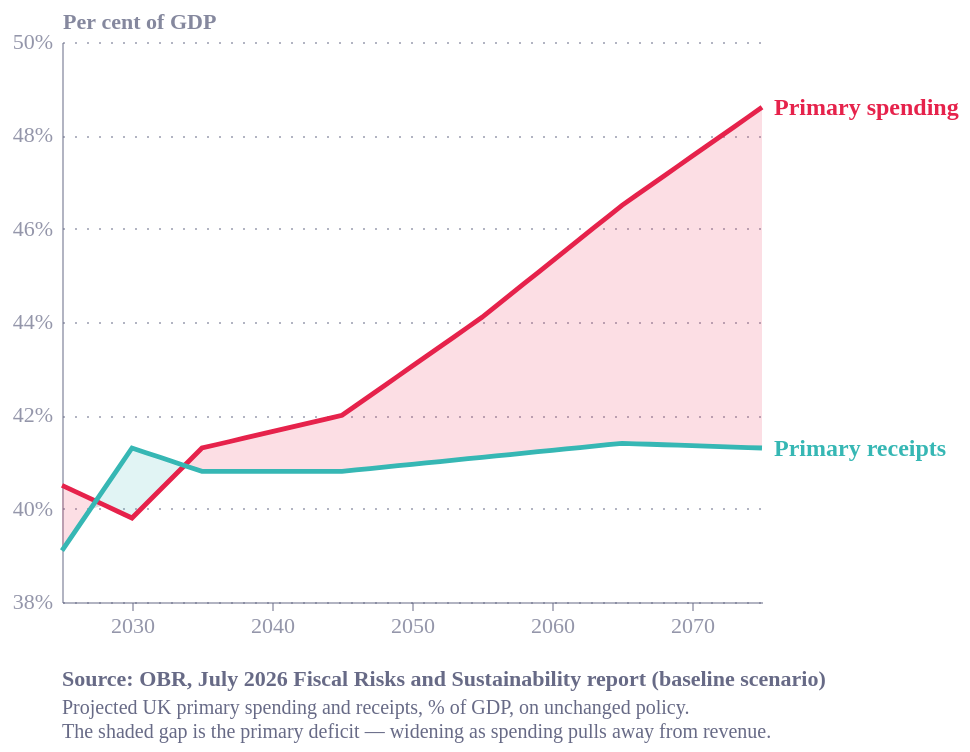

Express this chart as Vega-Lite.
### Vega-Lite specification from a JSON file in a GitHub repository (floating-point values rounded to 4 significant figures)
{"config": {"font": "Circular Std", "text": {"color": "#676A86", "align": "left", "baseline": "middle", "dx": 7, "dy": 0, "fontSize": 11}, "view": {"stroke": "transparent", "continuousWidth": 400, "continuousHeight": 300, "discreteWidth": 400, "discreteHeight": 300, "fill": "transparent"}, "range": {"category": ["#36B7B4", "#E6224B", "#F4C245", "#0063AF", "#00A767", "#179FDB", "#EB5C2E"], "diverging": ["#E6224B", "#E54753", "#C9C9C9", "#179FDB", "#122B39"], "heatmap": ["#C9C9C9", "#179FDB", "#0063AF", "#122B39"], "ordinal": ["#00A767", "#36B7B4", "#179FDB", "#0063AF", "#243B5A"]}, "bar": {"color": "#179fdb"}, "line": {"color": "#e6224b"}, "rule": {"color": "#676A86"}, "area": {"opacity": 0.3}, "point": {"filled": true, "size": 80, "color": "#e6224b", "opacity": 0.95}, "geoshape": {"stroke": "white", "strokeWidth": 0.3}, "rect": {"fill": "#d6d4d4", "opacity": 0.3}, "axis": {"labelColor": "#676A86", "labelFontSize": 11, "labelFont": "Circular Std", "labelOpacity": 0.7, "tickColor": "#676A86", "tickOpacity": 0.5, "domainColor": "#676A86", "domainOpacity": 0.5, "gridColor": "#676A86", "gridDash": [2, 2], "gridOpacity": 0.5, "title": null, "titleColor": "#676A86", "titleOpacity": 0.8, "tickSize": 4}, "axisXDiscrete": {"grid": false, "labelAngle": 0, "tickCount": 10, "tickOpacity": 0.5, "title": null}, "axisYDiscrete": {"ticks": false, "labelPadding": 5}, "axisXTemporal": {"grid": false, "ticks": true}, "axisXQuantitative": {"grid": true}, "axisYQuantitative": {"gridColor": "#676A86", "gridDash": [1, 5], "gridOpacity": 0.5, "ticks": false, "labelPadding": 5, "tickCount": 8, "titleAngle": 0, "titleAlign": "left", "titleBaseline": "bottom", "titleX": 0, "titleY": -5}, "title": {"color": "#676A86E6", "subtitleColor": "#676A86", "font": "Circular Std", "subtitleFont": "Circular Std", "anchor": "start", "fontSize": 14, "subtitleFontSize": 12, "subtitlePadding": 4, "offset": 0, "frame": "group"}, "legend": {"titleColor": "#122b39", "title": null, "labelColor": "#122b39", "labelFontSize": 11}, "background": "white"}, "layer": [{"mark": {"type": "area", "color": "#E6224B", "opacity": 0.15}, "encoding": {"x": {"axis": {"format": "%Y", "tickCount": 7}, "field": "date", "title": null, "type": "temporal"}, "y": {"axis": {"labelExpr": "datum.label + '%'"}, "field": "lo", "scale": {"domain": [38, 50]}, "title": "Per cent of GDP", "type": "quantitative"}, "y2": {"field": "spend"}}}, {"mark": {"type": "area", "color": "#36B7B4", "opacity": 0.15}, "encoding": {"x": {"field": "date", "type": "temporal"}, "y": {"field": "lo_s", "scale": {"domain": [38, 50]}, "type": "quantitative"}, "y2": {"field": "recp"}}}, {"data": {"name": "data-7c92474e592a6c0a80cab001ec5647d2"}, "mark": {"type": "line", "strokeWidth": 2.4}, "encoding": {"color": {"field": "series", "legend": null, "type": "nominal"}, "detail": {"field": "series", "type": "nominal"}, "x": {"field": "date", "type": "temporal"}, "y": {"field": "pct", "scale": {"domain": [38, 50]}, "type": "quantitative"}}}, {"data": {"name": "data-7c92474e592a6c0a80cab001ec5647d2"}, "mark": {"type": "text", "align": "left", "dx": 6, "fontSize": 12, "fontWeight": "bold"}, "encoding": {"color": {"field": "series", "legend": null, "type": "nominal"}, "text": {"aggregate": {"argmax": "date"}, "field": "series", "type": "nominal"}, "x": {"aggregate": "max", "field": "date", "type": "temporal"}, "y": {"aggregate": {"argmax": "date"}, "field": "pct", "type": "quantitative"}}}], "data": {"name": "data-58923ec17353895b804ebe3329171173"}, "height": 280, "title": {"text": "Source: OBR, July 2026 Fiscal Risks and Sustainability report (baseline scenario)", "anchor": "start", "color": "#676A86", "dy": 12, "fontSize": 11, "orient": "bottom", "subtitle": ["Projected UK primary spending and receipts, % of GDP, on unchanged policy.", "The shaded gap is the primary deficit — widening as spending pulls away from revenue."], "subtitleColor": "#676A86", "subtitleFontSize": 10}, "width": 350, "$schema": "https://vega.github.io/schema/vega-lite/v6.4.1.json", "datasets": {"data-58923ec17353895b804ebe3329171173": [{"year": 2025, "spend": 40.5, "recp": 39.1, "date": "2025-01-01T00:00:00", "lo": 39.1, "lo_s": 39.1}, {"year": 2026, "spend": 40.36, "recp": 39.54, "date": "2026-01-01T00:00:00", "lo": 39.54, "lo_s": 39.54}, {"year": 2027, "spend": 40.22, "recp": 39.98, "date": "2027-01-01T00:00:00", "lo": 39.98, "lo_s": 39.98}, {"year": 2028, "spend": 40.08, "recp": 40.42, "date": "2028-01-01T00:00:00", "lo": 40.08, "lo_s": 40.08}, {"year": 2029, "spend": 39.94, "recp": 40.86, "date": "2029-01-01T00:00:00", "lo": 39.94, "lo_s": 39.94}, {"year": 2030, "spend": 39.8, "recp": 41.3, "date": "2030-01-01T00:00:00", "lo": 39.8, "lo_s": 39.8}, {"year": 2031, "spend": 40.1, "recp": 41.2, "date": "2031-01-01T00:00:00", "lo": 40.1, "lo_s": 40.1}, {"year": 2032, "spend": 40.4, "recp": 41.1, "date": "2032-01-01T00:00:00", "lo": 40.4, "lo_s": 40.4}, {"year": 2033, "spend": 40.7, "recp": 41.0, "date": "2033-01-01T00:00:00", "lo": 40.7, "lo_s": 40.7}, {"year": 2034, "spend": 41.0, "recp": 40.9, "date": "2034-01-01T00:00:00", "lo": 40.9, "lo_s": 40.9}, {"year": 2035, "spend": 41.3, "recp": 40.8, "date": "2035-01-01T00:00:00", "lo": 40.8, "lo_s": 40.8}, {"year": 2036, "spend": 41.37, "recp": 40.8, "date": "2036-01-01T00:00:00", "lo": 40.8, "lo_s": 40.8}, {"year": 2037, "spend": 41.44, "recp": 40.8, "date": "2037-01-01T00:00:00", "lo": 40.8, "lo_s": 40.8}, {"year": 2038, "spend": 41.51, "recp": 40.8, "date": "2038-01-01T00:00:00", "lo": 40.8, "lo_s": 40.8}, {"year": 2039, "spend": 41.58, "recp": 40.8, "date": "2039-01-01T00:00:00", "lo": 40.8, "lo_s": 40.8}, {"year": 2040, "spend": 41.65, "recp": 40.8, "date": "2040-01-01T00:00:00", "lo": 40.8, "lo_s": 40.8}, {"year": 2041, "spend": 41.72, "recp": 40.8, "date": "2041-01-01T00:00:00", "lo": 40.8, "lo_s": 40.8}, {"year": 2042, "spend": 41.79, "recp": 40.8, "date": "2042-01-01T00:00:00", "lo": 40.8, "lo_s": 40.8}, {"year": 2043, "spend": 41.86, "recp": 40.8, "date": "2043-01-01T00:00:00", "lo": 40.8, "lo_s": 40.8}, {"year": 2044, "spend": 41.93, "recp": 40.8, "date": "2044-01-01T00:00:00", "lo": 40.8, "lo_s": 40.8}, {"year": 2045, "spend": 42.0, "recp": 40.8, "date": "2045-01-01T00:00:00", "lo": 40.8, "lo_s": 40.8}, {"year": 2046, "spend": 42.21, "recp": 40.83, "date": "2046-01-01T00:00:00", "lo": 40.83, "lo_s": 40.83}, {"year": 2047, "spend": 42.42, "recp": 40.86, "date": "2047-01-01T00:00:00", "lo": 40.86, "lo_s": 40.86}, {"year": 2048, "spend": 42.63, "recp": 40.89, "date": "2048-01-01T00:00:00", "lo": 40.89, "lo_s": 40.89}, {"year": 2049, "spend": 42.84, "recp": 40.92, "date": "2049-01-01T00:00:00", "lo": 40.92, "lo_s": 40.92}, {"year": 2050, "spend": 43.05, "recp": 40.95, "date": "2050-01-01T00:00:00", "lo": 40.95, "lo_s": 40.95}, {"year": 2051, "spend": 43.26, "recp": 40.98, "date": "2051-01-01T00:00:00", "lo": 40.98, "lo_s": 40.98}, {"year": 2052, "spend": 43.47, "recp": 41.01, "date": "2052-01-01T00:00:00", "lo": 41.01, "lo_s": 41.01}, {"year": 2053, "spend": 43.68, "recp": 41.04, "date": "2053-01-01T00:00:00", "lo": 41.04, "lo_s": 41.04}, {"year": 2054, "spend": 43.89, "recp": 41.07, "date": "2054-01-01T00:00:00", "lo": 41.07, "lo_s": 41.07}, {"year": 2055, "spend": 44.1, "recp": 41.1, "date": "2055-01-01T00:00:00", "lo": 41.1, "lo_s": 41.1}, {"year": 2056, "spend": 44.34, "recp": 41.13, "date": "2056-01-01T00:00:00", "lo": 41.13, "lo_s": 41.13}, {"year": 2057, "spend": 44.58, "recp": 41.16, "date": "2057-01-01T00:00:00", "lo": 41.16, "lo_s": 41.16}, {"year": 2058, "spend": 44.82, "recp": 41.19, "date": "2058-01-01T00:00:00", "lo": 41.19, "lo_s": 41.19}, {"year": 2059, "spend": 45.06, "recp": 41.22, "date": "2059-01-01T00:00:00", "lo": 41.22, "lo_s": 41.22}, {"year": 2060, "spend": 45.3, "recp": 41.25, "date": "2060-01-01T00:00:00", "lo": 41.25, "lo_s": 41.25}, {"year": 2061, "spend": 45.54, "recp": 41.28, "date": "2061-01-01T00:00:00", "lo": 41.28, "lo_s": 41.28}, {"year": 2062, "spend": 45.78, "recp": 41.31, "date": "2062-01-01T00:00:00", "lo": 41.31, "lo_s": 41.31}, {"year": 2063, "spend": 46.02, "recp": 41.34, "date": "2063-01-01T00:00:00", "lo": 41.34, "lo_s": 41.34}, {"year": 2064, "spend": 46.26, "recp": 41.37, "date": "2064-01-01T00:00:00", "lo": 41.37, "lo_s": 41.37}, {"year": 2065, "spend": 46.5, "recp": 41.4, "date": "2065-01-01T00:00:00", "lo": 41.4, "lo_s": 41.4}, {"year": 2066, "spend": 46.71, "recp": 41.39, "date": "2066-01-01T00:00:00", "lo": 41.39, "lo_s": 41.39}, {"year": 2067, "spend": 46.92, "recp": 41.38, "date": "2067-01-01T00:00:00", "lo": 41.38, "lo_s": 41.38}, {"year": 2068, "spend": 47.13, "recp": 41.37, "date": "2068-01-01T00:00:00", "lo": 41.37, "lo_s": 41.37}, {"year": 2069, "spend": 47.34, "recp": 41.36, "date": "2069-01-01T00:00:00", "lo": 41.36, "lo_s": 41.36}, {"year": 2070, "spend": 47.55, "recp": 41.35, "date": "2070-01-01T00:00:00", "lo": 41.35, "lo_s": 41.35}, {"year": 2071, "spend": 47.76, "recp": 41.34, "date": "2071-01-01T00:00:00", "lo": 41.34, "lo_s": 41.34}, {"year": 2072, "spend": 47.97, "recp": 41.33, "date": "2072-01-01T00:00:00", "lo": 41.33, "lo_s": 41.33}, {"year": 2073, "spend": 48.18, "recp": 41.32, "date": "2073-01-01T00:00:00", "lo": 41.32, "lo_s": 41.32}, {"year": 2074, "spend": 48.39, "recp": 41.31, "date": "2074-01-01T00:00:00", "lo": 41.31, "lo_s": 41.31}, {"year": 2075, "spend": 48.6, "recp": 41.3, "date": "2075-01-01T00:00:00", "lo": 41.3, "lo_s": 41.3}], "data-7c92474e592a6c0a80cab001ec5647d2": [{"year": 2025, "pct": 40.5, "series": "Primary spending", "date": "2025-01-01T00:00:00"}, {"year": 2025, "pct": 39.1, "series": "Primary receipts", "date": "2025-01-01T00:00:00"}, {"year": 2026, "pct": 40.36, "series": "Primary spending", "date": "2026-01-01T00:00:00"}, {"year": 2026, "pct": 39.54, "series": "Primary receipts", "date": "2026-01-01T00:00:00"}, {"year": 2027, "pct": 40.22, "series": "Primary spending", "date": "2027-01-01T00:00:00"}, {"year": 2027, "pct": 39.98, "series": "Primary receipts", "date": "2027-01-01T00:00:00"}, {"year": 2028, "pct": 40.08, "series": "Primary spending", "date": "2028-01-01T00:00:00"}, {"year": 2028, "pct": 40.42, "series": "Primary receipts", "date": "2028-01-01T00:00:00"}, {"year": 2029, "pct": 39.94, "series": "Primary spending", "date": "2029-01-01T00:00:00"}, {"year": 2029, "pct": 40.86, "series": "Primary receipts", "date": "2029-01-01T00:00:00"}, {"year": 2030, "pct": 39.8, "series": "Primary spending", "date": "2030-01-01T00:00:00"}, {"year": 2030, "pct": 41.3, "series": "Primary receipts", "date": "2030-01-01T00:00:00"}, {"year": 2031, "pct": 40.1, "series": "Primary spending", "date": "2031-01-01T00:00:00"}, {"year": 2031, "pct": 41.2, "series": "Primary receipts", "date": "2031-01-01T00:00:00"}, {"year": 2032, "pct": 40.4, "series": "Primary spending", "date": "2032-01-01T00:00:00"}, {"year": 2032, "pct": 41.1, "series": "Primary receipts", "date": "2032-01-01T00:00:00"}, {"year": 2033, "pct": 40.7, "series": "Primary spending", "date": "2033-01-01T00:00:00"}, {"year": 2033, "pct": 41.0, "series": "Primary receipts", "date": "2033-01-01T00:00:00"}, {"year": 2034, "pct": 41.0, "series": "Primary spending", "date": "2034-01-01T00:00:00"}, {"year": 2034, "pct": 40.9, "series": "Primary receipts", "date": "2034-01-01T00:00:00"}, {"year": 2035, "pct": 41.3, "series": "Primary spending", "date": "2035-01-01T00:00:00"}, {"year": 2035, "pct": 40.8, "series": "Primary receipts", "date": "2035-01-01T00:00:00"}, {"year": 2036, "pct": 41.37, "series": "Primary spending", "date": "2036-01-01T00:00:00"}, {"year": 2036, "pct": 40.8, "series": "Primary receipts", "date": "2036-01-01T00:00:00"}, {"year": 2037, "pct": 41.44, "series": "Primary spending", "date": "2037-01-01T00:00:00"}, {"year": 2037, "pct": 40.8, "series": "Primary receipts", "date": "2037-01-01T00:00:00"}, {"year": 2038, "pct": 41.51, "series": "Primary spending", "date": "2038-01-01T00:00:00"}, {"year": 2038, "pct": 40.8, "series": "Primary receipts", "date": "2038-01-01T00:00:00"}, {"year": 2039, "pct": 41.58, "series": "Primary spending", "date": "2039-01-01T00:00:00"}, {"year": 2039, "pct": 40.8, "series": "Primary receipts", "date": "2039-01-01T00:00:00"}, {"year": 2040, "pct": 41.65, "series": "Primary spending", "date": "2040-01-01T00:00:00"}, {"year": 2040, "pct": 40.8, "series": "Primary receipts", "date": "2040-01-01T00:00:00"}, {"year": 2041, "pct": 41.72, "series": "Primary spending", "date": "2041-01-01T00:00:00"}, {"year": 2041, "pct": 40.8, "series": "Primary receipts", "date": "2041-01-01T00:00:00"}, {"year": 2042, "pct": 41.79, "series": "Primary spending", "date": "2042-01-01T00:00:00"}, {"year": 2042, "pct": 40.8, "series": "Primary receipts", "date": "2042-01-01T00:00:00"}, {"year": 2043, "pct": 41.86, "series": "Primary spending", "date": "2043-01-01T00:00:00"}, {"year": 2043, "pct": 40.8, "series": "Primary receipts", "date": "2043-01-01T00:00:00"}, {"year": 2044, "pct": 41.93, "series": "Primary spending", "date": "2044-01-01T00:00:00"}, {"year": 2044, "pct": 40.8, "series": "Primary receipts", "date": "2044-01-01T00:00:00"}, {"year": 2045, "pct": 42.0, "series": "Primary spending", "date": "2045-01-01T00:00:00"}, {"year": 2045, "pct": 40.8, "series": "Primary receipts", "date": "2045-01-01T00:00:00"}, {"year": 2046, "pct": 42.21, "series": "Primary spending", "date": "2046-01-01T00:00:00"}, {"year": 2046, "pct": 40.83, "series": "Primary receipts", "date": "2046-01-01T00:00:00"}, {"year": 2047, "pct": 42.42, "series": "Primary spending", "date": "2047-01-01T00:00:00"}, {"year": 2047, "pct": 40.86, "series": "Primary receipts", "date": "2047-01-01T00:00:00"}, {"year": 2048, "pct": 42.63, "series": "Primary spending", "date": "2048-01-01T00:00:00"}, {"year": 2048, "pct": 40.89, "series": "Primary receipts", "date": "2048-01-01T00:00:00"}, {"year": 2049, "pct": 42.84, "series": "Primary spending", "date": "2049-01-01T00:00:00"}, {"year": 2049, "pct": 40.92, "series": "Primary receipts", "date": "2049-01-01T00:00:00"}, {"year": 2050, "pct": 43.05, "series": "Primary spending", "date": "2050-01-01T00:00:00"}, {"year": 2050, "pct": 40.95, "series": "Primary receipts", "date": "2050-01-01T00:00:00"}, {"year": 2051, "pct": 43.26, "series": "Primary spending", "date": "2051-01-01T00:00:00"}, {"year": 2051, "pct": 40.98, "series": "Primary receipts", "date": "2051-01-01T00:00:00"}, {"year": 2052, "pct": 43.47, "series": "Primary spending", "date": "2052-01-01T00:00:00"}, {"year": 2052, "pct": 41.01, "series": "Primary receipts", "date": "2052-01-01T00:00:00"}, {"year": 2053, "pct": 43.68, "series": "Primary spending", "date": "2053-01-01T00:00:00"}, {"year": 2053, "pct": 41.04, "series": "Primary receipts", "date": "2053-01-01T00:00:00"}, {"year": 2054, "pct": 43.89, "series": "Primary spending", "date": "2054-01-01T00:00:00"}, {"year": 2054, "pct": 41.07, "series": "Primary receipts", "date": "2054-01-01T00:00:00"}, {"year": 2055, "pct": 44.1, "series": "Primary spending", "date": "2055-01-01T00:00:00"}, {"year": 2055, "pct": 41.1, "series": "Primary receipts", "date": "2055-01-01T00:00:00"}, {"year": 2056, "pct": 44.34, "series": "Primary spending", "date": "2056-01-01T00:00:00"}, {"year": 2056, "pct": 41.13, "series": "Primary receipts", "date": "2056-01-01T00:00:00"}, {"year": 2057, "pct": 44.58, "series": "Primary spending", "date": "2057-01-01T00:00:00"}, {"year": 2057, "pct": 41.16, "series": "Primary receipts", "date": "2057-01-01T00:00:00"}, {"year": 2058, "pct": 44.82, "series": "Primary spending", "date": "2058-01-01T00:00:00"}, {"year": 2058, "pct": 41.19, "series": "Primary receipts", "date": "2058-01-01T00:00:00"}, {"year": 2059, "pct": 45.06, "series": "Primary spending", "date": "2059-01-01T00:00:00"}, {"year": 2059, "pct": 41.22, "series": "Primary receipts", "date": "2059-01-01T00:00:00"}, {"year": 2060, "pct": 45.3, "series": "Primary spending", "date": "2060-01-01T00:00:00"}, {"year": 2060, "pct": 41.25, "series": "Primary receipts", "date": "2060-01-01T00:00:00"}, {"year": 2061, "pct": 45.54, "series": "Primary spending", "date": "2061-01-01T00:00:00"}, {"year": 2061, "pct": 41.28, "series": "Primary receipts", "date": "2061-01-01T00:00:00"}, {"year": 2062, "pct": 45.78, "series": "Primary spending", "date": "2062-01-01T00:00:00"}, {"year": 2062, "pct": 41.31, "series": "Primary receipts", "date": "2062-01-01T00:00:00"}, {"year": 2063, "pct": 46.02, "series": "Primary spending", "date": "2063-01-01T00:00:00"}, {"year": 2063, "pct": 41.34, "series": "Primary receipts", "date": "2063-01-01T00:00:00"}, {"year": 2064, "pct": 46.26, "series": "Primary spending", "date": "2064-01-01T00:00:00"}, {"year": 2064, "pct": 41.37, "series": "Primary receipts", "date": "2064-01-01T00:00:00"}, {"year": 2065, "pct": 46.5, "series": "Primary spending", "date": "2065-01-01T00:00:00"}, {"year": 2065, "pct": 41.4, "series": "Primary receipts", "date": "2065-01-01T00:00:00"}, {"year": 2066, "pct": 46.71, "series": "Primary spending", "date": "2066-01-01T00:00:00"}, {"year": 2066, "pct": 41.39, "series": "Primary receipts", "date": "2066-01-01T00:00:00"}, {"year": 2067, "pct": 46.92, "series": "Primary spending", "date": "2067-01-01T00:00:00"}, {"year": 2067, "pct": 41.38, "series": "Primary receipts", "date": "2067-01-01T00:00:00"}, {"year": 2068, "pct": 47.13, "series": "Primary spending", "date": "2068-01-01T00:00:00"}, {"year": 2068, "pct": 41.37, "series": "Primary receipts", "date": "2068-01-01T00:00:00"}, {"year": 2069, "pct": 47.34, "series": "Primary spending", "date": "2069-01-01T00:00:00"}, {"year": 2069, "pct": 41.36, "series": "Primary receipts", "date": "2069-01-01T00:00:00"}, {"year": 2070, "pct": 47.55, "series": "Primary spending", "date": "2070-01-01T00:00:00"}, {"year": 2070, "pct": 41.35, "series": "Primary receipts", "date": "2070-01-01T00:00:00"}, {"year": 2071, "pct": 47.76, "series": "Primary spending", "date": "2071-01-01T00:00:00"}, {"year": 2071, "pct": 41.34, "series": "Primary receipts", "date": "2071-01-01T00:00:00"}, {"year": 2072, "pct": 47.97, "series": "Primary spending", "date": "2072-01-01T00:00:00"}, {"year": 2072, "pct": 41.33, "series": "Primary receipts", "date": "2072-01-01T00:00:00"}, {"year": 2073, "pct": 48.18, "series": "Primary spending", "date": "2073-01-01T00:00:00"}, {"year": 2073, "pct": 41.32, "series": "Primary receipts", "date": "2073-01-01T00:00:00"}, {"year": 2074, "pct": 48.39, "series": "Primary spending", "date": "2074-01-01T00:00:00"}, {"year": 2074, "pct": 41.31, "series": "Primary receipts", "date": "2074-01-01T00:00:00"}, {"year": 2075, "pct": 48.6, "series": "Primary spending", "date": "2075-01-01T00:00:00"}, {"year": 2075, "pct": 41.3, "series": "Primary receipts", "date": "2075-01-01T00:00:00"}]}}
